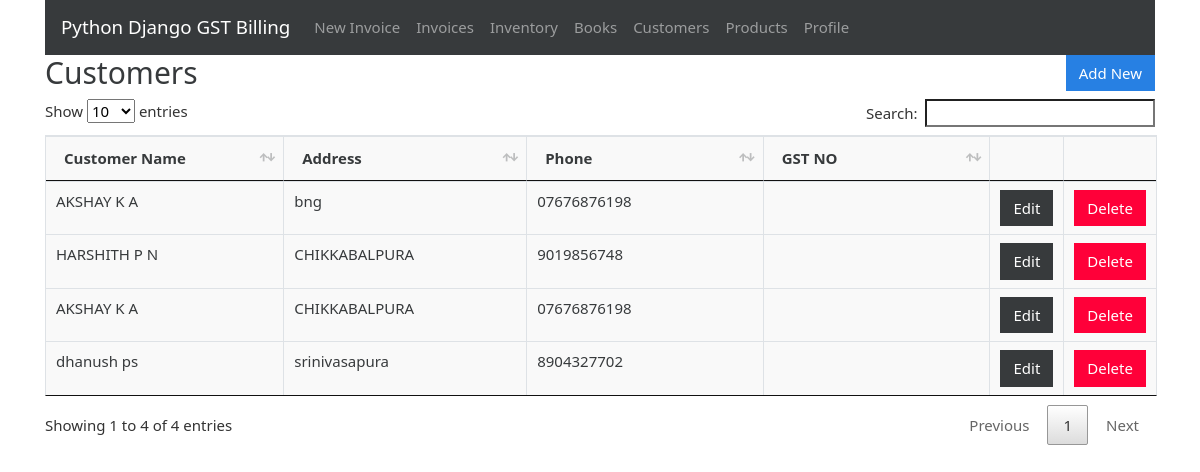
Screenshot of /customers (signed in) with the database file from the repository.
### gstbillingapp/models.py (models this page shows, shortened)
class Customer(models.Model):
    user = models.ForeignKey(User, null=True, blank=True, on_delete=models.SET_NULL)
    customer_name = models.CharField(max_length=200)
    customer_address = models.TextField(max_length=600, blank=True, null=True)
    customer_phone = models.CharField(max_length=14, blank=True, null=True)
    customer_gst = models.CharField(max_length=15, blank=True, null=True)

### gstbillingapp/views.py (the view)
# urls.py: path('customers', views.customers, name='customers'),
@login_required
def customers(request):
    context = {}
    context['customers'] = Customer.objects.filter(user=request.user)
    return render(request, 'gstbillingapp/customers.html', context)

### gstbillingapp/templates/gstbillingapp/customers.html (shortened to what this page needs)
{% extends "gstbillingapp/base.html" %}
{% load static %}
{% block content %}
<div class="row">
	<div class="col">
		<h2>Customers</h2>
	</div>
	<div class="col">
		<a href="{% url 'customer_add' %}" id="add_customer_btn"><button type="button" class="btn btn-primary">Add New</button></a>
	</div>
</div>
<table class="table table-bordered" id="customer-table">
	<thead>
		<tr>
			<th>Customer Name</th>
			<th>Address</th>
			<th>Phone</th>
			<th>GST NO</th>
			<th></th>
			<th></th>
		</tr>
	</thead>
	<tbody class="two-col-form">
		{% for customer in customers %}
		<tr>
			<td>{{customer.customer_name}}</td>
			<td>{{customer.customer_address}}</td>
			<td>{{customer.customer_phone}}</td>
			<td>{{customer.customer_gst}}</td>
			<td><a href="{% url 'customer_edit' customer.id %}"><button type="button" class="btn btn-dark">Edit</button></a></td>
			<td><button type="button" class="btn btn-danger" data-toggle="modal" data-target="#customerDeleteModal" data-customer-id="{{customer.id}}" data-customer-name="{{customer.customer_name}}">Delete</button></td>
		</tr>
		{% endfor %}
	</tbody>
</table>
{% endblock %}

### gstbillingapp/static/gstbillingapp/main.css (style rules this page uses)
.table-bordered td, .table-bordered th { padding: 0.25em; }
.table-bordered tbody td, .table-bordered tbody th, .table-bordered thead th, .table-bordered thead td { background: #f9f9f9; }
.two-col-form td, .two-col-form th { width: 25%; }
#add_customer_btn, #add_product_btn { float: right; }

### rows the page displays
Customer: customer_name "AKSHAY K A", customer_address "bng", customer_phone "07676876198"
Customer: customer_name "HARSHITH P N", customer_address "CHIKKABALPURA", customer_phone "9019856748"
Customer: customer_name "AKSHAY K A", customer_address "CHIKKABALPURA", customer_phone "07676876198"
Customer: customer_name "dhanush ps", customer_address "srinivasapura", customer_phone "8904327702"
